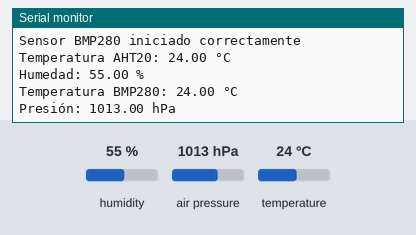
This sketch was run on a simulated Arduino Uno, built with avr-gcc and run on an emulated ATmega328P. Shown: the last lines printed to the serial monitor. The test bench sets the inputs (shaded band); at power-on: humidity 55 %, air pressure 1013 hPa, temperature 24 °C.

Above: at 2.2 s.
2.3 s: humidity set to 22 %
At 4.3 s:
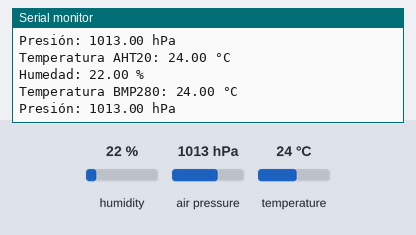
4.6 s: air pressure set to 952 hPa
At 6.6 s:
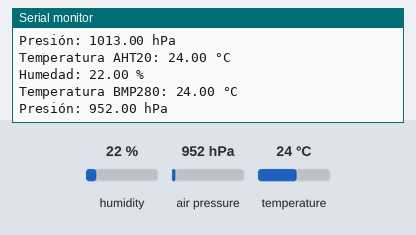
6.9 s: temperature set to 12 °C
At 8.8 s:
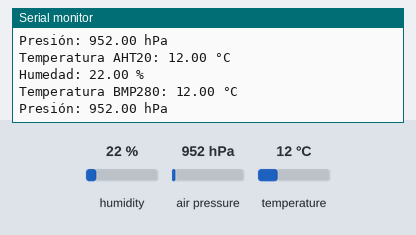

Measured:
- after the input at 2.3 s, the serial monitor: prints a new line after 0.96 s (image 1)
- after the input at 4.6 s, the serial monitor: prints a new line after 0.83 s (image 2)
- after the input at 6.9 s, the serial monitor: prints a new line after 0.57 s (image 3)

The sketch:

ArduinoUNO_AHT20_BMP280.ino
```cpp
/*
Programa: Encender y apagar un led en Arduino uno. (Blink)
Curso: Arduino UNO
Autor: Expacio Science Group
*/

#include <Wire.h>                      // Incluye la biblioteca Wire para la comunicación I2C
#include <Adafruit_Sensor.h>           // Incluye la biblioteca base para manejar sensores Adafruit
#include <Adafruit_AHTX0.h>            // Incluye la biblioteca para el sensor AHT20 (AHTX0 es el nombre de la biblioteca para AHT20)
#include <Adafruit_BMP280.h>            // Incluye la biblioteca para el sensor BMP280

// Crear objetos para los sensores
Adafruit_AHTX0 aht;                    // Crea un objeto para el sensor AHT20
Adafruit_BMP280 bmp;                   // Crea un objeto para el sensor BMP280 (usará la comunicación I2C)

// Función de configuración inicial, se ejecuta una vez al inicio
void setup() {
  Serial.begin(9600);                 // Inicializa la comunicación serie a 9600 baudios
  delay(1000);                        // Espera 1 segundo para permitir que el Monitor Serie se establezca correctamente

  Serial.println("Iniciando sensores..."); // Imprime un mensaje en el Monitor Serie indicando que los sensores se están iniciando

  // Iniciar el sensor AHT20
  if (!aht.begin()) {                 // Intenta iniciar el sensor AHT20
    Serial.println("No se pudo encontrar el sensor AHT20. Verifique la conexión."); // Mensaje de error si el sensor no se encuentra
    while (1) delay(10);             // Si no se encuentra el sensor, se detiene el programa y espera indefinidamente
  }
  Serial.println("Sensor AHT20 iniciado correctamente"); // Mensaje en el Monitor Serie indicando que el sensor AHT20 se ha iniciado correctamente

  // Iniciar el sensor BMP280 con la dirección I2C 0x77
  if (!bmp.begin(0x77)) {            // Intenta iniciar el sensor BMP280 en la dirección I2C 0x77
    Serial.println("No se pudo encontrar el sensor BMP280 en la dirección 0x77. Verifique la conexión."); // Mensaje de error si el sensor no se encuentra
    while (1) delay(10);            // Si no se encuentra el sensor, se detiene el programa y espera indefinidamente
  }
  Serial.println("Sensor BMP280 iniciado correctamente"); // Mensaje en el Monitor Serie indicando que el sensor BMP280 se ha iniciado correctamente
}

// Función principal que se ejecuta en un bucle infinito
void loop() {
  // Leer datos del sensor AHT20
  sensors_event_t humidity, temp;    // Declara variables para almacenar los eventos de humedad y temperatura
  aht.getEvent(&humidity, &temp);    // Obtiene los eventos de humedad y temperatura del sensor AHT20

  Serial.print("Temperatura AHT20: "); // Imprime el texto en el Monitor Serie
  Serial.print(temp.temperature);      // Imprime la temperatura leída del sensor AHT20
  Serial.println(" °C");              // Imprime la unidad de medida (°C) y pasa a la siguiente línea

  Serial.print("Humedad: ");          // Imprime el texto en el Monitor Serie
  Serial.print(humidity.relative_humidity); // Imprime la humedad relativa leída del sensor AHT20
  Serial.println(" %");              // Imprime el símbolo de porcentaje (%) y pasa a la siguiente línea

  // Leer datos del sensor BMP280
  float bmpTemp = bmp.readTemperature();  // Lee la temperatura del sensor BMP280 y almacena el valor en bmpTemp
  float pressure = bmp.readPressure() / 100.0F; // Lee la presión del sensor BMP280, la convierte de Pa a hPa y almacena el valor en pressure

  Serial.print("Temperatura BMP280: "); // Imprime el texto en el Monitor Serie
  Serial.print(bmpTemp);               // Imprime la temperatura leída del sensor BMP280
  Serial.println(" °C");              // Imprime la unidad de medida (°C) y pasa a la siguiente línea

  Serial.print("Presión: ");           // Imprime el texto en el Monitor Serie
  Serial.print(pressure);             // Imprime la presión leída del sensor BMP280
  Serial.println(" hPa");            // Imprime la unidad de medida (hPa) y pasa a la siguiente línea

  delay(2000);                        // Espera 2 segundos antes de realizar la siguiente lectura de los sensores
}
```
